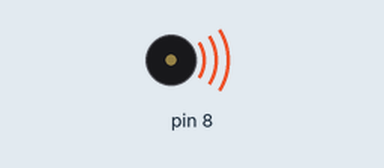
Simulated run of this sketch. Board: Arduino Uno, built with avr-gcc and run on an emulated ATmega328P. Parts: buzzer (waves = sounding).

Above: at 0.5 s.
Timing chart, 0 to 4.6 s (numbered marks = the images above):
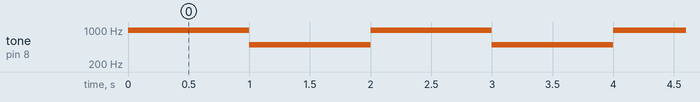

Measured:
- by itself, tone on pin 8: alternates 999 Hz for 1.0 s and 500 Hz for 1.0 s

The sketch:

music_.ino
```cpp
void setup() {
  // put your setup code here, to run once:

}

void loop() {
  tone(8, 999, 1000);
  delay(1000);
  tone(8,500, 1000);
  delay(1000);

}
```
